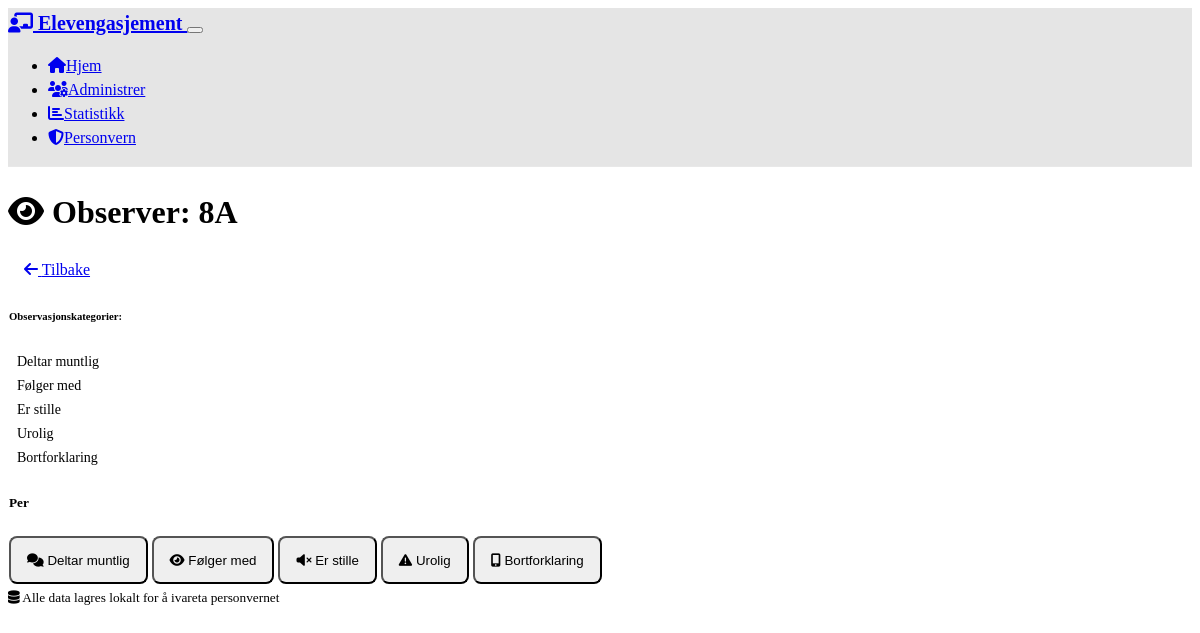
The page /observe/1 on the database as committed earlier.
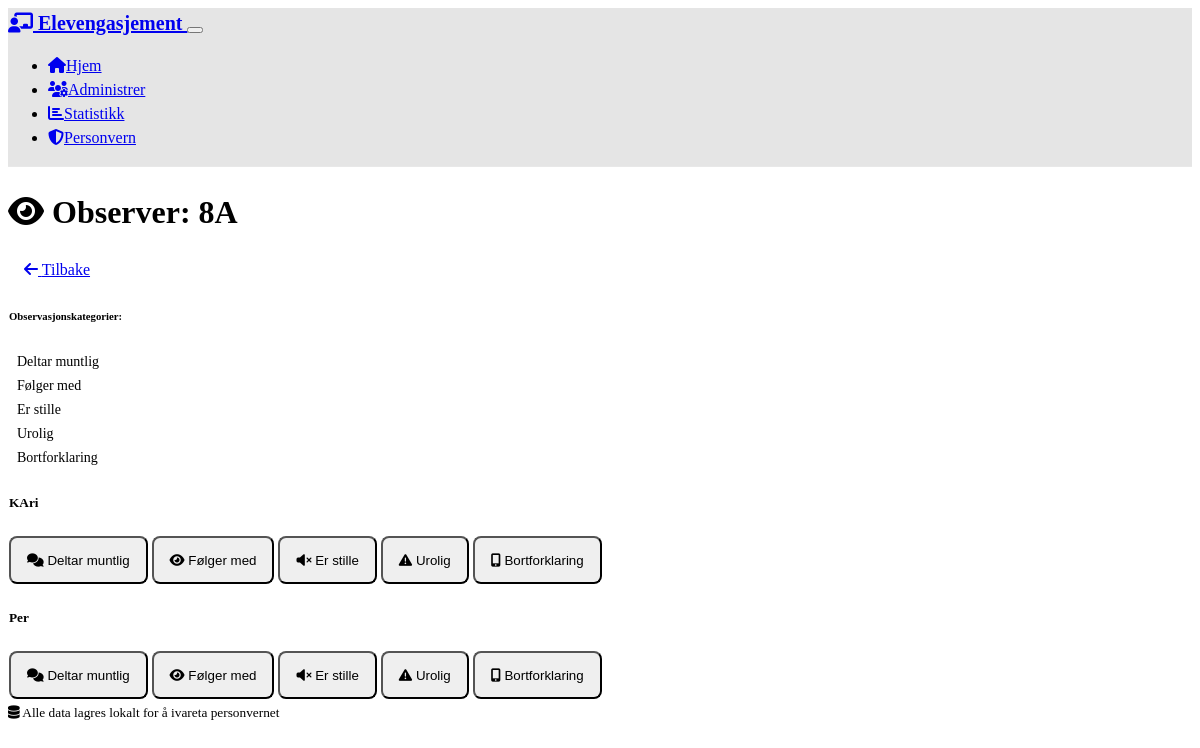
The same page on the database as committed later.
### models.py (models this page shows, shortened)
class Student(db.Model):
    id = db.Column(db.Integer, primary_key=True)
    name = db.Column(db.String(100), nullable=False)
    class_id = db.Column(db.Integer, db.ForeignKey('class.id'), nullable=False)
    created_at = db.Column(db.DateTime, default=datetime.utcnow)
    observations = db.relationship('Observation', backref='student', lazy=True, cascade='all, delete-orphan')

### app.py (the view)
@app.route('/observe/<int:class_id>')
def observe_class(class_id):
    selected_class = Class.query.get_or_404(class_id)
    students = Student.query.filter_by(class_id=class_id).order_by(Student.name).all()
    if not students:
        flash('Ingen elever i denne klassen. Legg til elever først.', 'warning')
        return redirect(url_for('manage_classes'))
    return render_template('observe_class.html',
                         selected_class=selected_class,
                         students=students)

### templates/observe_class.html (shortened to what this page needs)
{% extends "base.html" %}
{% block content %}
<div class="row">
    <div class="col-12">
        <div class="d-flex justify-content-between align-items-center mb-4">
            <h1>
                <i class="fas fa-eye me-2"></i>
                Observer: {{ selected_class.name }}
            </h1>
            <a href="{{ url_for('index') }}" class="btn btn-outline-secondary">
                <i class="fas fa-arrow-left me-1"></i>
                Tilbake
            </a>
        </div>
    </div>
</div>
<div class="row mb-4">
    <div class="col-12">
        <div class="card">
            <div class="card-body">
                <h6 class="card-title">Observasjonskategorier:</h6>
                <div class="row text-center">
                    <div class="col-6 col-md">
                        <span class="badge bg-success p-2">Deltar muntlig</span>
                    </div>
                    <div class="col-6 col-md">
                        <span class="badge bg-info p-2">Følger med</span>
                    </div>
                    <div class="col-6 col-md">
                        <span class="badge bg-secondary p-2">Er stille</span>
                    </div>
                    <div class="col-6 col-md">
                        <span class="badge bg-warning p-2">Urolig</span>
                    </div>
                    <div class="col-12 col-md">
                        <span class="badge bg-danger p-2">Bortforklaring</span>
                    </div>
                </div>
            </div>
        </div>
    </div>
</div>
<div class="row">
    {% for student in students %}
        <div class="col-12 col-md-6 col-lg-4 mb-4">
            <div class="card student-card">
                <div class="card-header text-center">
                    <h5 class="mb-0">{{ student.name }}</h5>
                </div>
                <div class="card-body">
                    <div class="d-grid gap-2">
                        <button class="btn btn-success observation-btn"
                                data-student-id="{{ student.id }}"
                                data-observation="deltar_muntlig">
                            <i class="fas fa-comments me-1"></i>
                            Deltar muntlig
                        </button>
                        <button class="btn btn-info observation-btn"
                                data-student-id="{{ student.id }}"
                                data-observation="folger_med">
                            <i class="fas fa-eye me-1"></i>
                            Følger med
                        </button>
                        <button class="btn btn-secondary observation-btn"
                                data-student-id="{{ student.id }}"
                                data-observation="er_stille">
                            <i class="fas fa-volume-mute me-1"></i>
                            Er stille
                        </button>
                        <button class="btn btn-warning observation-btn"
                                data-student-id="{{ student.id }}"
                                data-observation="urolig">
                            <i class="fas fa-exclamation-triangle me-1"></i>
                            Urolig
                        </button>
                        <button class="btn btn-danger observation-btn"
                                data-student-id="{{ student.id }}"
                                data-observation="bortforklaring">
                            <i class="fas fa-mobile-alt me-1"></i>
                            Bortforklaring
                        </button>
                    </div>
                </div>
            </div>
        </div>
    {% endfor %}
</div>
{% endblock %}

Rows that differ between the two databases and show on the page:
added Student: name "KAri"
